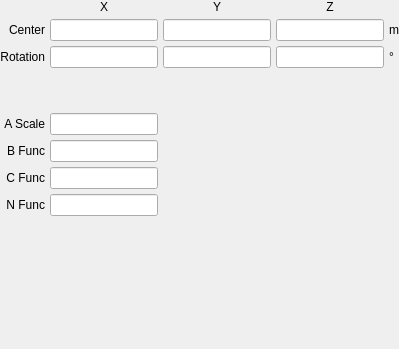
         <widget class="QWidget" name="conic_spiral">
          <layout class="QGridLayout" name="gridLayout_10">
           <property name="leftMargin">
            <number>0</number>
           </property>
           <property name="topMargin">
            <number>0</number>
           </property>
           <property name="rightMargin">
            <number>0</number>
           </property>
           <property name="bottomMargin">
            <number>0</number>
           </property>
           <property name="spacing">
            <number>5</number>
           </property>
           <item row="1" column="0">
            <widget class="QLabel" name="label_73">
             <property name="text">
              <string>Center</string>
             </property>
             <property name="alignment">
              <set>Qt::AlignRight|Qt::AlignTrailing|Qt::AlignVCenter</set>
             </property>
            </widget>
           </item>
           <item row="1" column="1">
            <widget class="LineEdit" name="lineedit_conic_spiral_translationx"/>
           </item>
           <item row="1" column="2">
            <widget class="LineEdit" name="lineedit_conic_spiral_translationy"/>
           </item>
           <item row="1" column="4">
            <widget class="QLabel" name="label_242">
             <property name="text">
              <string>m</string>
             </property>
            </widget>
           </item>
           <item row="1" column="3">
            <widget class="LineEdit" name="lineedit_conic_spiral_translationz"/>
           </item>
           <item row="2" column="0">
            <widget class="QLabel" name="label_72">
             <property name="text">
              <string>Rotation</string>
             </property>
             <property name="alignment">
              <set>Qt::AlignRight|Qt::AlignTrailing|Qt::AlignVCenter</set>
             </property>
            </widget>
           </item>
           <item row="2" column="1">
            <widget class="LineEdit" name="lineedit_conic_spiral_rotationx"/>
           </item>
           <item row="2" column="2">
            <widget class="LineEdit" name="lineedit_conic_spiral_rotationy"/>
           </item>
           <item row="2" column="3">
            <widget class="LineEdit" name="lineedit_conic_spiral_rotationz"/>
           </item>
           <item row="4" column="0">
            <widget class="QLabel" name="label_74">
             <property name="text">
              <string>A Scale</string>
             </property>
             <property name="alignment">
              <set>Qt::AlignRight|Qt::AlignTrailing|Qt::AlignVCenter</set>
             </property>
            </widget>
           </item>
           <item row="5" column="0">
            <widget class="QLabel" name="label_75">
             <property name="text">
              <string>B Func</string>
             </property>
             <property name="alignment">
              <set>Qt::AlignRight|Qt::AlignTrailing|Qt::AlignVCenter</set>
             </property>
            </widget>
           </item>
           <item row="6" column="0">
            <widget class="QLabel" name="label_76">
             <property name="text">
              <string>C Func</string>
             </property>
             <property name="alignment">
              <set>Qt::AlignRight|Qt::AlignTrailing|Qt::AlignVCenter</set>
             </property>
            </widget>
           </item>
           <item row="6" column="1">
            <widget class="LineEdit" name="lineedit_conic_spiral_cfunc"/>
           </item>
           <item row="7" column="0">
            <widget class="QLabel" name="label_77">
             <property name="text">
              <string>N Func</string>
             </property>
             <property name="alignment">
              <set>Qt::AlignRight|Qt::AlignTrailing|Qt::AlignVCenter</set>
             </property>
            </widget>
           </item>
           <item row="8" column="1">
            <spacer name="verticalSpacer_13">
             <property name="orientation">
              <enum>Qt::Vertical</enum>
             </property>
             <property name="sizeHint" stdset="0">
              <size>
               <width>20</width>
               <height>133</height>
              </size>
             </property>
            </spacer>
           </item>
           <item row="2" column="4">
            <widget class="QLabel" name="label_243">
             <property name="text">
              <string>°</string>
             </property>
            </widget>
           </item>
           <item row="0" column="2">
            <widget class="QLabel" name="label_240">
             <property name="text">
              <string>Y</string>
             </property>
             <property name="alignment">
              <set>Qt::AlignCenter</set>
             </property>
            </widget>
           </item>
           <item row="7" column="1">
            <widget class="LineEdit" name="lineedit_conic_spiral_nfunc"/>
           </item>
           <item row="0" column="3">
            <widget class="QLabel" name="label_241">
             <property name="text">
              <string>Z</string>
             </property>
             <property name="alignment">
              <set>Qt::AlignCenter</set>
             </property>
            </widget>
           </item>
           <item row="5" column="1">
            <widget class="LineEdit" name="lineedit_conic_spiral_bfunc"/>
           </item>
           <item row="4" column="1">
            <widget class="LineEdit" name="lineedit_conic_spiral_ascale"/>
           </item>
           <item row="0" column="1">
            <widget class="QLabel" name="label_239">
             <property name="text">
              <string>X</string>
             </property>
             <property name="alignment">
              <set>Qt::AlignCenter</set>
             </property>
            </widget>
           </item>
           <item row="3" column="1">
            <spacer name="verticalSpacer_48">
             <property name="orientation">
              <enum>Qt::Vertical</enum>
             </property>
             <property name="sizeType">
              <enum>QSizePolicy::Maximum</enum>
             </property>
             <property name="sizeHint" stdset="0">
              <size>
               <width>20</width>
               <height>40</height>
              </size>
             </property>
            </spacer>
           </item>
          </layout>
         </widget>
